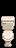

A level layout from a 2D game, rendered from its tile map. Below: a short description, then the map file with its tile-grid data intact:
An orthogonal 1x3 tile map with 16x16 px tiles, 3 tile layers (Back, Buildings, Front) and 3 objects (3x TileData).

<map version="1.2" tiledversion="1.3.1" orientation="orthogonal" renderorder="right-down" compressionlevel="0" width="1" height="3" tilewidth="16" tileheight="16" infinite="0" nextlayerid="7" nextobjectid="8">
 <tileset firstgid="1" name="zcompactbathroom_tiles" tilewidth="16" tileheight="16" tilecount="56" columns="8">
  <image source="zcompactbathroom_tiles.png" width="128" height="112" />
 </tileset>
 <layer id="1" name="Back" width="1" height="3">
  <data encoding="csv">
0,
0,
0
</data>
 </layer>
 <objectgroup id="2" name="Back" />
 <layer id="3" name="Buildings" width="1" height="3">
  <data encoding="csv">
0,
0,
56
</data>
 </layer>
 <objectgroup id="4" name="Buildings">
  <object id="4" name="TileData" x="0" y="16" width="16" height="16">
   <properties>
    <property name="Action" value="EnterSewer" />
   </properties>
  </object>
  <object id="6" name="TileData" x="0" y="32" width="16" height="16">
   <properties>
    <property name="Action" value="EnterSewer" />
   </properties>
  </object>
  <object id="7" name="TileData" x="0" y="0" width="16" height="16">
   <properties>
    <property name="Action" value="EnterSewer" />
   </properties>
  </object>
 </objectgroup>
 <layer id="5" name="Front" width="1" height="3">
  <data encoding="csv">
40,
48,
0
</data>
 </layer>
 <objectgroup id="6" name="Front" />
</map>
